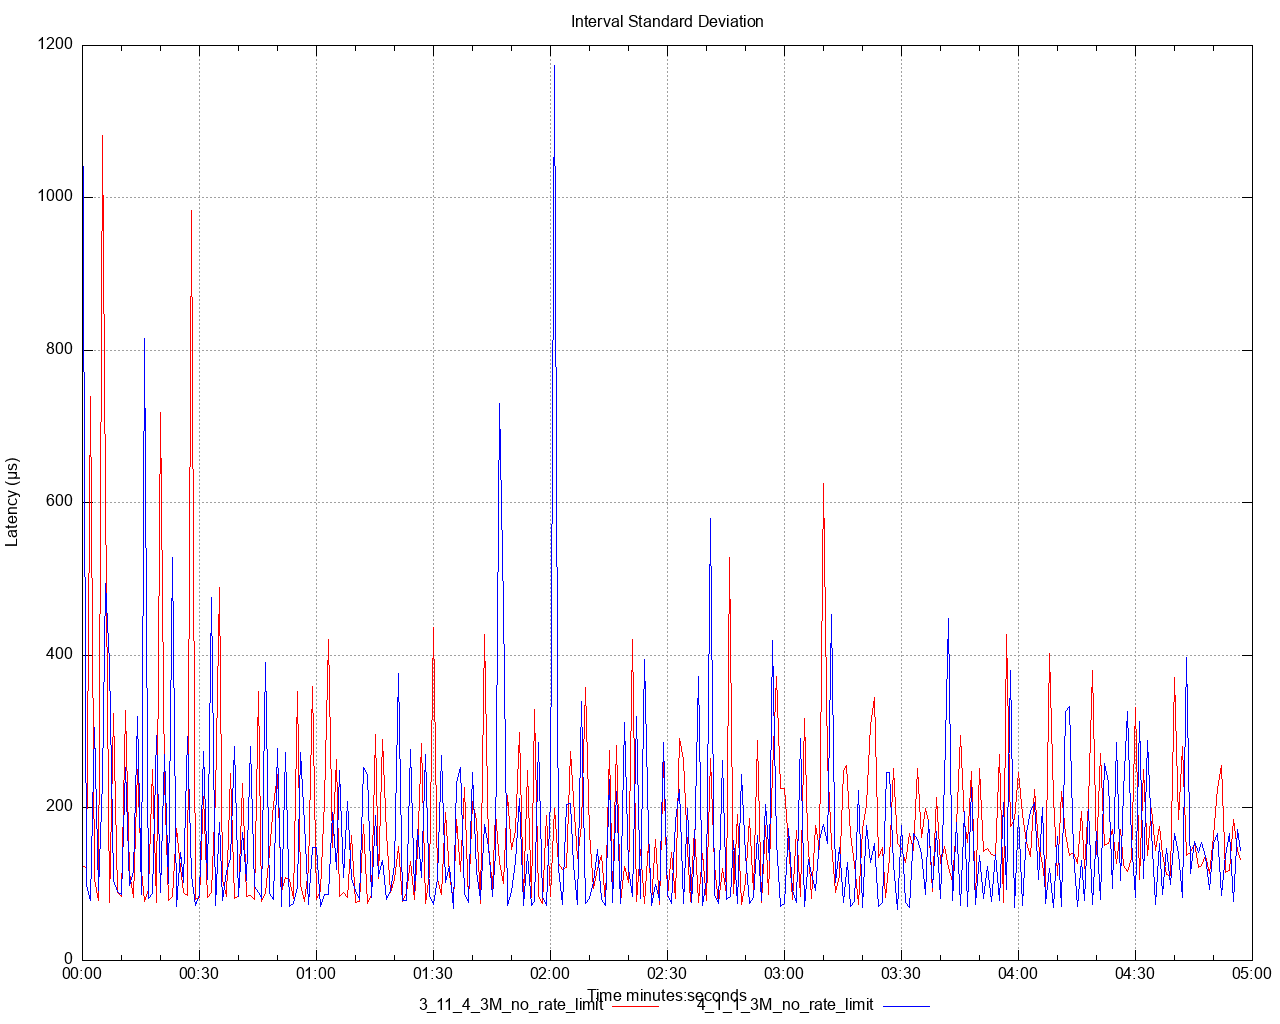

This figure's gnuplot source:
set title 'Interval Standard Deviation' noenhanced
set style data lines
set datafile separator ","
set terminal png size 1280,1024
set grid
set key below
set xdata time
set timefmt "%s"
offset = 0
t0(x)=(offset=($0==0) ? x : offset, x - offset)
set xlabel 'Time minutes:seconds'
set ylabel 'Latency (μs)'
set output '/Users/ahmet.mircik/simulator/tests/report_3M_no_rate_limit/latency/latency_interval_std_deviation_get.png'
plot \
   '/Users/ahmet.mircik/simulator/tests/report_3M_no_rate_limit/data/latency_interval_std_deviation_get_1.data' using (t0(timecolumn(1))):2 title "3_11_4_3M_no_rate_limit" noenhanced lt rgb "red", \
   '/Users/ahmet.mircik/simulator/tests/report_3M_no_rate_limit/data/latency_interval_std_deviation_get_2.data' using (t0(timecolumn(1))):2 title "4_1_1_3M_no_rate_limit" noenhanced lt rgb "blue", \
